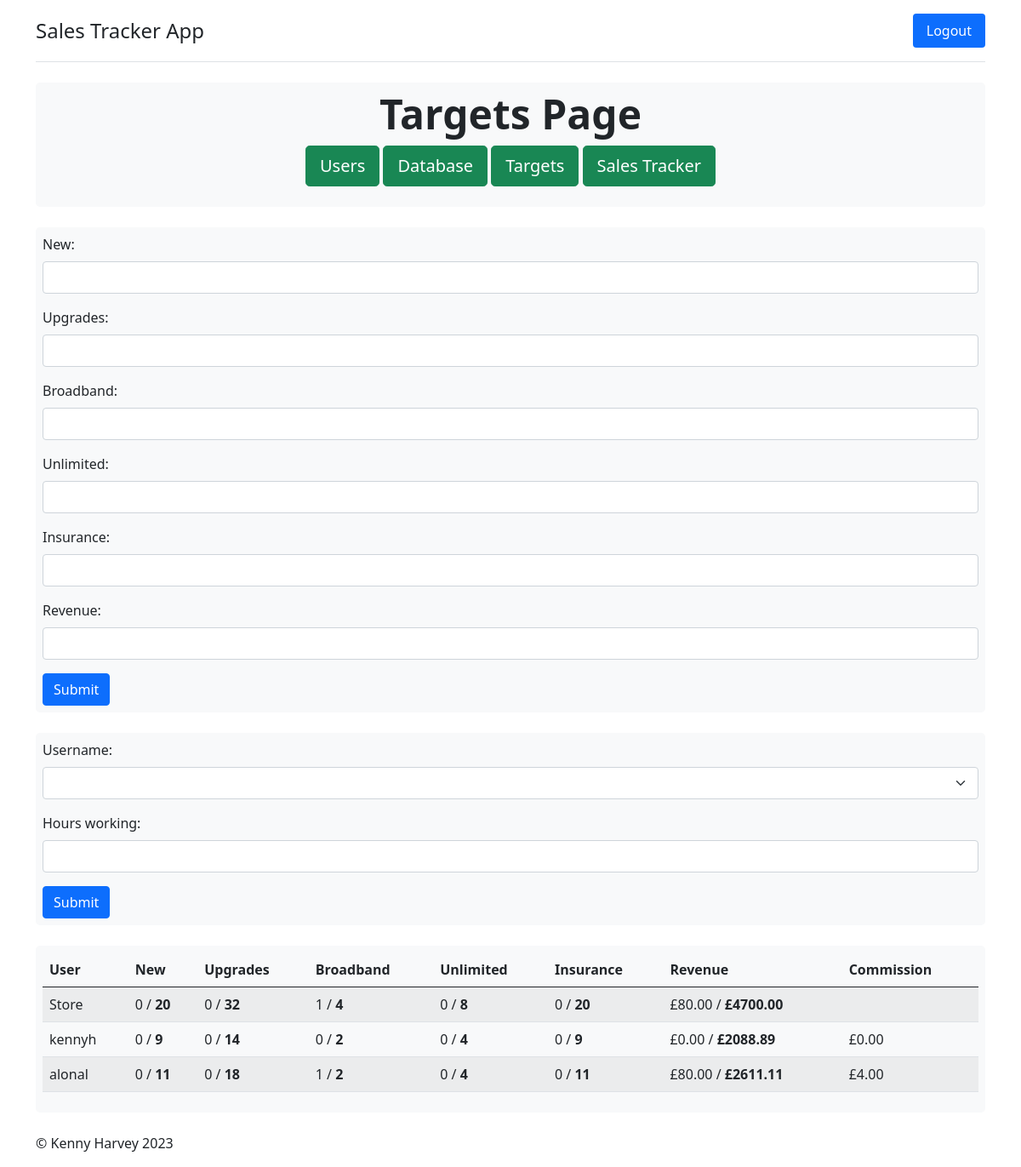
/targets/ (signed in), run on the app's committed database.
### models/targets.py (models this page shows, shortened)
class StoreTargets(db.Model):
    __tablename__ = 'store_targets'
    id = db.Column(db.Integer, primary_key=True)
    new = db.Column(db.Integer, nullable=False)
    upgrades = db.Column(db.Integer, nullable=False)
    broadband = db.Column(db.Integer, nullable=False)
    unlimited = db.Column(db.Integer, nullable=False)
    insurance = db.Column(db.Integer, nullable=False)
    revenue = db.Column(db.Numeric, nullable=False)
    ind_targets = db.relationship('Targets', backref='store_targets', lazy='dynamic')
    store_progress = db.relationship('StoreProgress', backref='store_progress', uselist=False)

class StoreProgress(db.Model):
    __tablename__ = 'store_progress'
    id = db.Column(db.Integer, primary_key=True)
    store_id = db.Column(db.Integer, db.ForeignKey('store_targets.id'), nullable=False)
    new = db.Column(db.Integer, nullable=False)
    upgrades = db.Column(db.Integer, nullable=False)
    broadband = db.Column(db.Integer, nullable=False)
    unlimited = db.Column(db.Integer, nullable=False)
    insurance = db.Column(db.Integer, nullable=False)
    revenue = db.Column(db.Numeric, nullable=False)

class Targets(db.Model):
    __tablename__ = 'targets'
    id = db.Column(db.Integer, primary_key=True)
    store_id = db.Column(db.Integer, db.ForeignKey('store_targets.id'), nullable=False)
    username = db.Column(db.Integer, db.ForeignKey('users.id'), nullable=False, unique=True)
    new = db.Column(db.Integer, nullable=False)
    upgrades = db.Column(db.Integer, nullable=False)
    broadband = db.Column(db.Integer, nullable=False)
    unlimited = db.Column(db.Integer, nullable=False)
    insurance = db.Column(db.Integer, nullable=False)
    revenue = db.Column(db.Numeric, nullable=False)
    user_progress = db.relationship('Progress', backref='user_progress', uselist=False)

class Progress(db.Model):
    __tablename__ = 'progress'
    id = db.Column(db.Integer, primary_key=True)
    username = db.Column(db.Integer, db.ForeignKey('targets.username'), nullable=False, unique=True)
    new = db.Column(db.Integer, nullable=False)
    upgrades = db.Column(db.Integer, nullable=False)
    broadband = db.Column(db.Integer, nullable=False)
    unlimited = db.Column(db.Integer, nullable=False)
    insurance = db.Column(db.Integer, nullable=False)
    revenue = db.Column(db.Numeric, nullable=False)
    commission = db.Column(db.Numeric, nullable=False)

### models/users.py (models this page shows, shortened)
class Users(UserMixin, db.Model):
    __tablename__ = 'users'
    id = db.Column(db.Integer, primary_key=True)
    username = db.Column(db.Text, nullable=False, unique=True)
    firstname = db.Column(db.Text, nullable=False)
    lastname = db.Column(db.Text, nullable=False)
    password = db.Column(db.Text, nullable=False)
    email = db.Column(db.Text, nullable=False, unique=True)
    admin = db.Column(db.Boolean, nullable=False)
    store_id = db.Column(db.Integer)
    hours_working = db.Column(db.Integer)
    is_deleted = db.Column(db.Boolean, default=False)
    user_sales = db.relationship('Sales', backref='users', lazy='dynamic')
    user_targets = db.relationship('Targets', backref='user_target', uselist=False)

### main.py (the view, shortened to what this page needs)
@app.route('/targets/', methods=['GET', 'POST'])
@login_required
@active_required
def targets():
    target_form = TargetForm()
    hours_form = HoursForm()
    store_targets = StoreTargets.query.all()
    user_targets = Targets.query.join(Users).order_by(Users.username).all()
    current_target = ""
    for target in user_targets:
        if target.username == current_user.id:
            current_target = target
    if current_target != "":
        user_targets.remove(current_target)
        user_targets.insert(0, current_target)
    choices = [""]
    hours_form.username.choices = choices + [row.username for row in Users.query.filter_by(store_id=current_user.store_id, is_deleted=False).all()]
    if hours_form.validate_on_submit():
        update_user = Users.query.filter_by(username=hours_form.username.data).first()
        update_user.hours_working = hours_form.hours.data
        db.session.commit()
        calc_targets()
        return redirect(url_for("targets"))
    return render_template("targets.html", hours_form=hours_form, target_form=target_form, store_targets=store_targets,
                           user_targets=user_targets)

### forms.py
class TargetForm(FlaskForm):
    new = IntegerField('New:', validators=[DataRequired()])
    upgrades = IntegerField('Upgrades:', validators=[DataRequired()])
    broadband = IntegerField('Broadband:', validators=[DataRequired()])
    unlimited = IntegerField('Unlimited:', validators=[DataRequired()])
    insurance = IntegerField('Insurance:', validators=[DataRequired()])
    revenue = IntegerField('Revenue:', validators=[DataRequired()])
    submit = SubmitField('Submit')

class HoursForm(FlaskForm):
    username = SelectField('Username:', validators=[DataRequired()])
    hours = IntegerField('Hours working:', validators=[DataRequired()])
    submit = SubmitField('Submit')

### main.py (called while the page is built)
@lm.user_loader
def load_user(user_id):
    return Users.query.filter_by(id=user_id).first()

def required(user):
    def decorator(f):
        @wraps(f)
        def decorated_function(*args, **kwargs):
            if user.is_deleted:
                abort(403)
            return f(*args, **kwargs)
        return decorated_function
    return decorator

### templates/targets.html (shortened to what this page needs)
<!DOCTYPE html>
<html lang="en">
<head>
	<link href="https://cdn.jsdelivr.net/npm/bootstrap@5.0.2/dist/css/bootstrap.min.css" rel="stylesheet">
	{% from 'bootstrap5/form.html' import render_form %}
</head>
<body>
<div class="container">
			<header class="header">
				<nav class="d-flex flex-wrap justify-content-center py-3 mb-4 border-bottom" >
					<a href="/" class="d-flex align-items-center mb-3 mb-md-0 me-md-auto text-dark text-decoration-none">
						<span class="fs-4">Sales Tracker App</span>
					</a>
					<ul class="nav nav-pills">
						<li class="nav-item">
							<a href="/logout" class="nav-link active" aria-current="page">Logout</a>
						</li>
					</ul>
				</nav>
			</header>
			<div class="p-2 mb-4 bg-light rounded-3">
				<div class="text-center">
					<h1 class="display-5 fw-bold">Targets Page</h1>
					<p>
						{% if current_user.admin %}
							<a class="btn btn-lg btn-success" href="/users/" role="button">Users</a>
                        	<a class="btn btn-lg btn-success" href="/database/" role="button">Database</a>
						{% endif %}
                        <a class="btn btn-lg btn-success" href="/targets/" role="button">Targets</a>
                        <a class="btn btn-lg btn-success" href="/sales/" role="button">Sales Tracker</a>
					</p>
				</div>
			</div>
			{% if current_user.admin %}
				<div id="targets_form" class="p-2 mb-4 bg-light rounded-3">
					{{ render_form(target_form) }}
				</div>
				<div id="hours_form" class="p-2 mb-4 bg-light rounded-3">
					{{ render_form(hours_form) }}
				</div>
			{% endif %}
			<div id="targets_list" class="p-2 mb-4 bg-light rounded-3">
				<table id="data" class="table table-striped">
					<thead>
					  <tr>
						<th>User</th>
						<th>New</th>
						<th>Upgrades</th>
						<th>Broadband</th>
						<th>Unlimited</th>
						<th>Insurance</th>
						<th>Revenue</th>
					    <th>Commission</th>
					  </tr>
					</thead>
					<tbody>
					  {% for store_target in store_targets if current_user.store_id == store_target.id %}
						<tr>
						  <td>Store</td>
							{% if store_target.store_progress.new is defined and store_target.store_progress.new >= store_target.new %}
						  <td><b style="color: green">{{ store_target.store_progress.new }}</b> / <b>{{ store_target.new }}</b></td>
							{% else %}
						  <td>{{ store_target.store_progress.new }} / <b>{{ store_target.new }}</b></td>
							{% endif %}
							{% if store_target.store_progress.upgrades is defined and store_target.store_progress.upgrades >= store_target.upgrades %}
							<td><b style="color: green">{{ store_target.store_progress.upgrades }}</b>  / <b>{{ store_target.upgrades }}</b></td>
							{% else %}
						  <td>{{ store_target.store_progress.upgrades }} / <b>{{ store_target.upgrades }}</b></td>
							{% endif %}
							{% if store_target.store_progress.broadband is defined and store_target.store_progress.broadband >= store_target.broadband %}
							<td><b style="color: green">{{ store_target.store_progress.broadband }}</b>  / <b>{{ store_target.broadband }}</b></td>
							{% else %}
						  <td>{{ store_target.store_progress.broadband }} / <b>{{ store_target.broadband }}</b></td>
							{% endif %}
							{% if store_target.store_progress.unlimited is defined and store_target.store_progress.unlimited >= store_target.unlimited %}
							<td><b style="color: green">{{ store_target.store_progress.unlimited }}</b>  / <b>{{ store_target.unlimited }}</b></td>
							{% else %}
						  <td>{{ store_target.store_progress.unlimited }} / <b>{{ store_target.unlimited }}</b></td>
							{% endif %}
							{% if store_target.store_progress.insurance is defined and store_target.store_progress.insurance >= store_target.insurance %}
							<td><b style="color: green">{{ store_target.store_progress.insurance }}</b> / <b>{{ store_target.insurance }}</b></td>
							{% else %}
						  <td>{{ store_target.store_progress.insurance }} / <b>{{ store_target.insurance }}</b></td>
							{% endif %}
						  {% if store_target.store_progress.revenue is defined %}
							{% if store_target.store_progress.revenue >= store_target.revenue %}
							<td><b style="color: green">£{{ store_target.store_progress.revenue|round(2) }}</b> / <b>£{{ store_target.revenue|round(2) }}</b></td>
							{% else %}
						  <td>£{{ store_target.store_progress.revenue|round(2) }} / <b>£{{ store_target.revenue|round(2) }}</b></td>
							{% endif %}
							{% else %}
							<td> / <b>£{{ store_target.revenue|round(2) }}</b></td>
							{% endif %}
						  <td></td>
						</tr>
					  {% endfor %}
						{% for target in user_targets if current_user.store_id == target.store_id %}
						<tr>
						  <td>{{ target.user_target.username }}</td>
							{% if target.user_progress.new is defined and target.user_progress.new >= target.new %}
						  <td><b style="color: green">{{ target.user_progress.new }}</b> / <b>{{ target.new }}</b></td>
							{% else %}
							<td>{{ target.user_progress.new }} / <b>{{ target.new }}</b></td>
							{% endif %}
							{% if target.user_progress.upgrades is defined and target.user_progress.upgrades >= target.upgrades %}
							<td><b style="color: green">{{ target.user_progress.upgrades }}</b>  / <b>{{ target.upgrades }}</b></td>
							{% else %}
						  <td>{{ target.user_progress.upgrades }} / <b>{{ target.upgrades }}</b></td>
							{% endif %}
							{% if target.user_progress.broadband is defined and target.user_progress.broadband >= target.broadband %}
							<td><b style="color: green">{{ target.user_progress.broadband }}</b>  / <b>{{ target.broadband }}</b></td>
							{% else %}
						  <td>{{ target.user_progress.broadband }} / <b>{{ target.broadband }}</b></td>
							{% endif %}
							{% if target.user_progress.unlimited is defined and target.user_progress.unlimited >= target.unlimited %}
							<td><b style="color: green">{{ target.user_progress.unlimited }}</b>  / <b>{{ target.unlimited }}</b></td>
							{% else %}
						  <td>{{ target.user_progress.unlimited }} / <b>{{ target.unlimited }}</b></td>
							{% endif %}
							{% if target.user_progress.insurance is defined and target.user_progress.insurance >= target.insurance %}
							<td><b style="color: green">{{ target.user_progress.insurance }}</b> / <b>{{ target.insurance }}</b></td>
							{% else %}
						  <td>{{ target.user_progress.insurance }} / <b>{{ target.insurance }}</b></td>
							{% endif %}
						  {% if target.user_progress.revenue is defined %}
							{% if target.user_progress.revenue >= target.revenue %}
							<td><b style="color: green">£{{ target.user_progress.revenue|round(2) }}</b> / <b>£{{ target.revenue|round(2) }}</b></td>
							{% else %}
						  <td>£{{ target.user_progress.revenue|round(2) }} / <b>£{{ target.revenue|round(2) }}</b></td>
							{% endif %}
							{% else %}
							<td> / <b>£{{ target.revenue|round(2) }}</b></td>
							{% endif %}
						  {% if target.user_progress.revenue is defined %}
							{% if target.user_progress.revenue >= target.revenue %}
							<td><b style="color: green">£{{ target.user_progress.commission|round(2) }}</b></td>
							{% else %}
						  <td>£{{ target.user_progress.commission|round(2) }}</td>
							{% endif %}
						  {% else %}
						  <td>£0.00</td>
						  {% endif %}
						</tr>
					  {% endfor %}
					</tbody>
			  	</table>
			</div>
			<footer class="footer">
				<p>&copy; Kenny Harvey 2023</p>
			</footer>
		</div>
</body>
</html>

### data on the page
StoreTargets: store_progress.new "0", new "20", store_progress.upgrades "0", upgrades "32", store_progress.broadband "1", broadband "4", store_progress.unlimited "0", unlimited "8", store_progress.insurance "0", insurance "20", store_progress.revenue "80.00", revenue "4700.00"
Targets: user_target.username "kennyh", user_progress.new "0", new "9", user_progress.upgrades "0", upgrades "14", user_progress.broadband "0", broadband "2", user_progress.unlimited "0", unlimited "4", user_progress.insurance "0", insurance "9", user_progress.revenue "0.00", revenue "2088.89", user_progress.commission "0.00"
Targets: user_target.username "alonal", user_progress.new "0", new "11", user_progress.upgrades "0", upgrades "18", user_progress.broadband "1", broadband "2", user_progress.unlimited "0", unlimited "4", user_progress.insurance "0", insurance "11", user_progress.revenue "80.00", revenue "2611.11", user_progress.commission "4.00"
